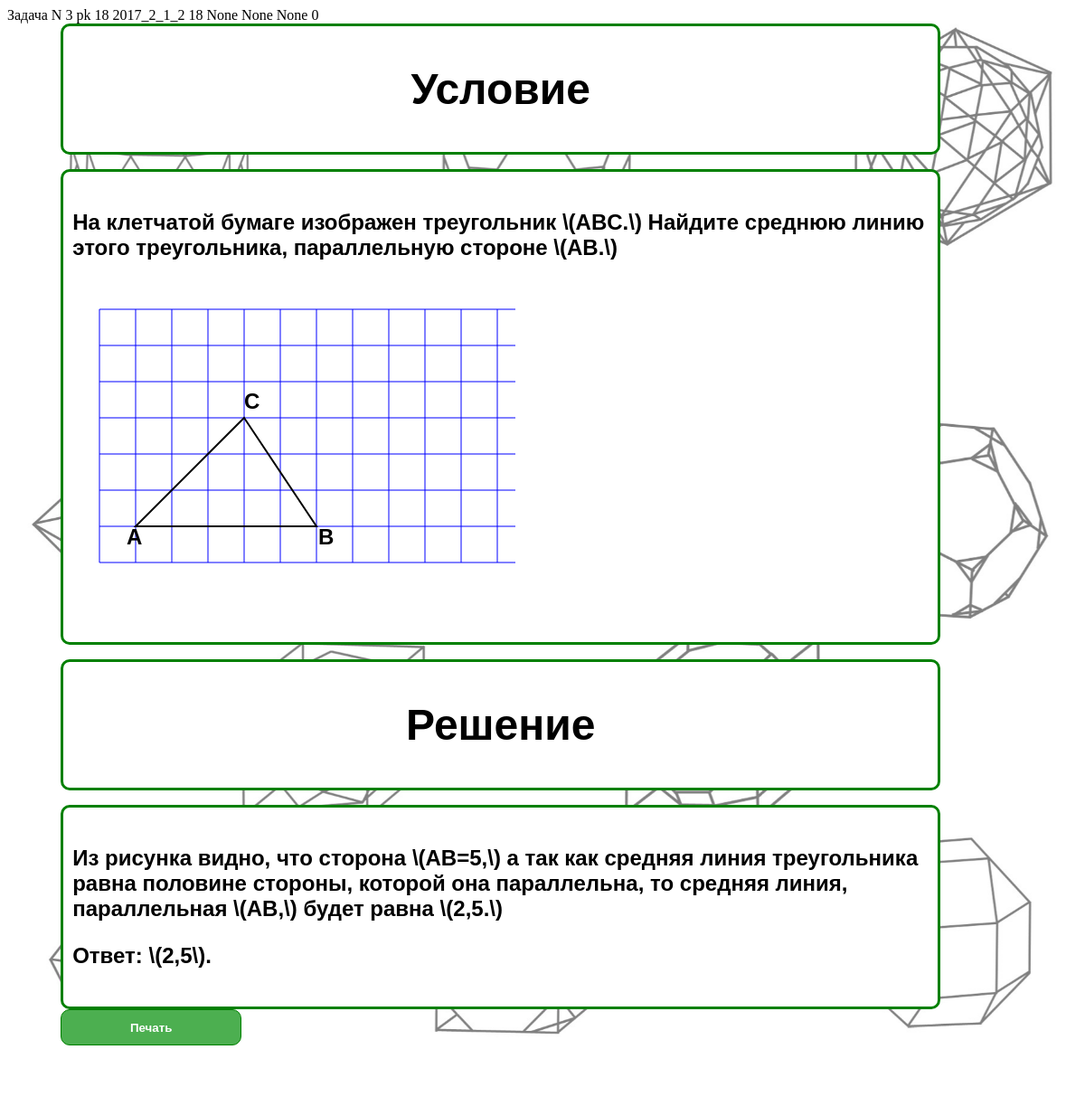
The app's page /task/18/ with its own data.
### main/models.py (models this page shows, shortened)
class Probl(models.Model):
    condition_txt = models.TextField(blank=True, null=True, default='')
    solution_txt = models.TextField(blank=True, null=True, default='')
    hint_txt = models.CharField(max_length=1000, blank=True, null=True, default='')
    complexity = models.IntegerField(blank=True, null=True, default=0)
    topic = models.ForeignKey('topic', on_delete=models.PROTECT, default='')
    result = models.CharField(max_length=200, blank=True, null=True, default='')
    result_full = models.CharField(max_length=200, blank=True, null=True, default='')
    ege = models.IntegerField(blank=True, null=True, default=0)
    place_ege = models.CharField(max_length=100, blank=True, null=True, default='')
    tip_ege = models.IntegerField(blank=True, null=True, default=0)
    gkey = models.CharField(max_length=20, blank=True, null=True, default='')
    number_task = models.IntegerField(blank=True, null=True, default=0)
    variant = models.IntegerField(blank=True, null=True, default=0)
    source = models.CharField(max_length=100, blank=True, null=True, default='')
    name_potok = models.CharField(max_length=50, blank=True, null=True, default='')
    date = models.DateTimeField(blank=True, null=True)
    school_class = models.IntegerField(blank=True, null=True, default=0)
    nopor = models.IntegerField(blank=True, null=True, default=0)
    class Meta:
        verbose_name = 'probl'
        verbose_name_plural = 'probls'

### main/views.py (the view)
# urls.py: path('task/<int:pkk>/', views.task, name='task'),
def task(request, pkk):
    houm = 0
    if "DESKTOP" in socket.gethostname():
        houm = 1
    tsk = Probl.objects.get(pk=pkk)
    tp = Topic.objects.get(pk=tsk.topic_id)
    context = {
        'tp':tp,
        'houm': houm,
        'tsk': tsk
    }
    return render(request, 'main/task.html', context=context)

### main/templates/main/task.html (shortened to what this page needs)
<!doctype html>
<html lang="en" xmlns="http://www.w3.org/1999/html">
<head>
</head>
<body>
 {% autoescape off %}
 <a>Задача N {{tsk.number_task}}</a>
<a> pk {{tsk.pk}}</a>
    <a>{{tsk.gkey}}</a>
    <a>{{tsk.ege}}</a>
    <a>{{tsk.place_ege}}</a>
    <a>{{tsk.name_potok}}</a>
    <a>{{tsk.source}}</a>
    <a>{{tsk.complexity}}</a>
<div class="px_l">
<H1 align="center">Условие</H1>
    </div>
<div class="px_l">
    {%if tsk.condition_txt%}
      <h4 align="left"> {{tsk.condition_txt }} </h4>
    {%endif%}
</div>
<div class="px_l">
<H1 align="center">Решение</H1>
    </div>
          <div class="px_l">
             <h4 align="left"> {{tsk.solution_txt }} </h4>
           </div>
<div class="btn-group">
 <button style="height:40px;width:200px;border-radius:10px" onclick="window.print()">Печать</button>
</div>
{% endautoescape %}
</body>
</html>

### records on screen
Probl: number_task "3", pk "18", gkey "2017_2_1_2", ege "18", place_ege "None", name_potok "None", source "None", complexity "0", condition_txt "На клетчатой бумаге изображен треугольник \\(ABC.\\) Найдите среднюю линию этого треугольника, параллельную стороне \\(AB.\\) A B C", solution_txt "Из рисунка видно, что сторона \\(AB=5,\\) а так как средняя линия треугольника равна половине стороны, которой она параллельна, то средняя линия, параллельная \\(AB,\\) будет равна \\(2,5.\\) Ответ: \\(2,5\\)."
